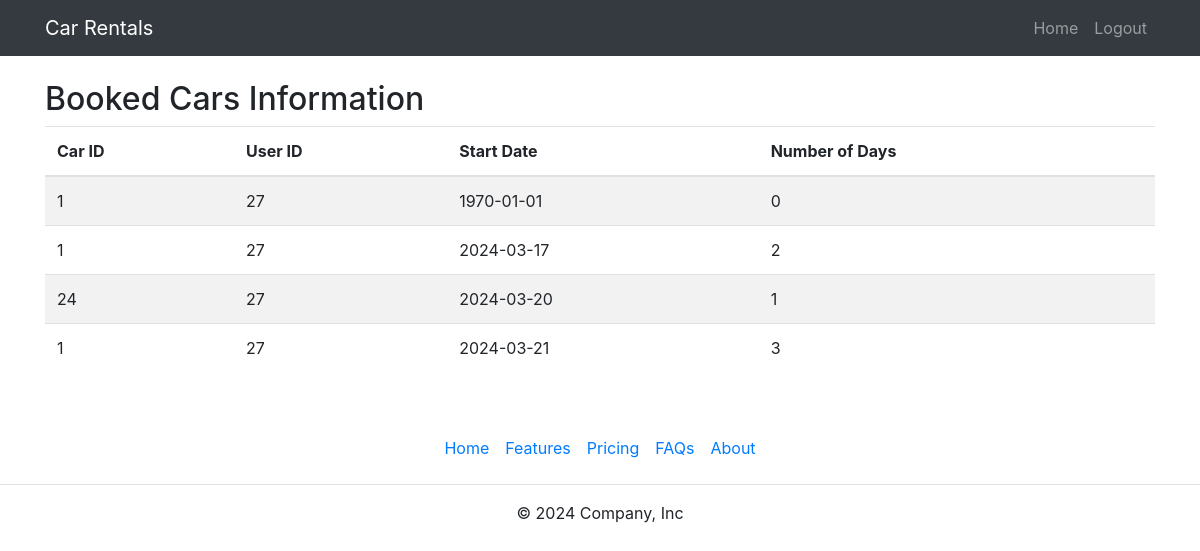
Page /view_booked_cars.php (signed in) on the committed database.
### tables this page shows
CREATE TABLE `bookings` (
  `booking_id` int(10) NOT NULL,
  `car_id` int(10) NOT NULL,
  `user_id` int(11) NOT NULL,
  `start_date` date NOT NULL,
  `number_of_days` int(10) NOT NULL,
  `Agency_id` varchar(10) NOT NULL
);

### view_booked_cars.php (the view, shortened to what this page needs)
<?php
include('connection.php');
$sql = "SELECT * FROM bookings WHERE agency_id = " . $_SESSION['agency_id'];
$result = $conn->query($sql);
?>
<!DOCTYPE html>
<html lang="en">
<head>
  <link href="https://maxcdn.bootstrapcdn.com/bootstrap/4.5.2/css/bootstrap.min.css" rel="stylesheet">
</head>
<body>
<div class="container mt-4">
  <h2>Booked Cars Information</h2>
  <div class="table-responsive">
    <table class="table table-striped">
      <thead>
        <tr>
          <th>Car ID</th>
          <th>User ID</th>
          <th>Start Date</th>
          <th>Number of Days</th>
        </tr>
      </thead>
      <tbody>
        <?php
        if ($result->num_rows > 0) {
            while($row = $result->fetch_assoc()) {
                echo "<tr>";
                echo "<td>" . $row["car_id"] . "</td>";
                echo "<td>" . $row["user_id"] . "</td>";
                echo "<td>" . $row["start_date"] . "</td>";
                echo "<td>" . $row["number_of_days"] . "</td>";
                echo "</tr>";
            }
        } else {
            echo "<tr><td colspan='4'>No booked cars found</td></tr>";
        }
        ?>
      </tbody>
    </table>
  </div>
</div>
</body>
</html>

### rows in the picture
bookings: car "1", user "27", start_date "1970-01-01", number_of_days "0"
bookings: car "1", user "27", start_date "2024-03-17", number_of_days "2"
bookings: car "24", user "27", start_date "2024-03-20", number_of_days "1"
bookings: car "1", user "27", start_date "2024-03-21", number_of_days "3"
